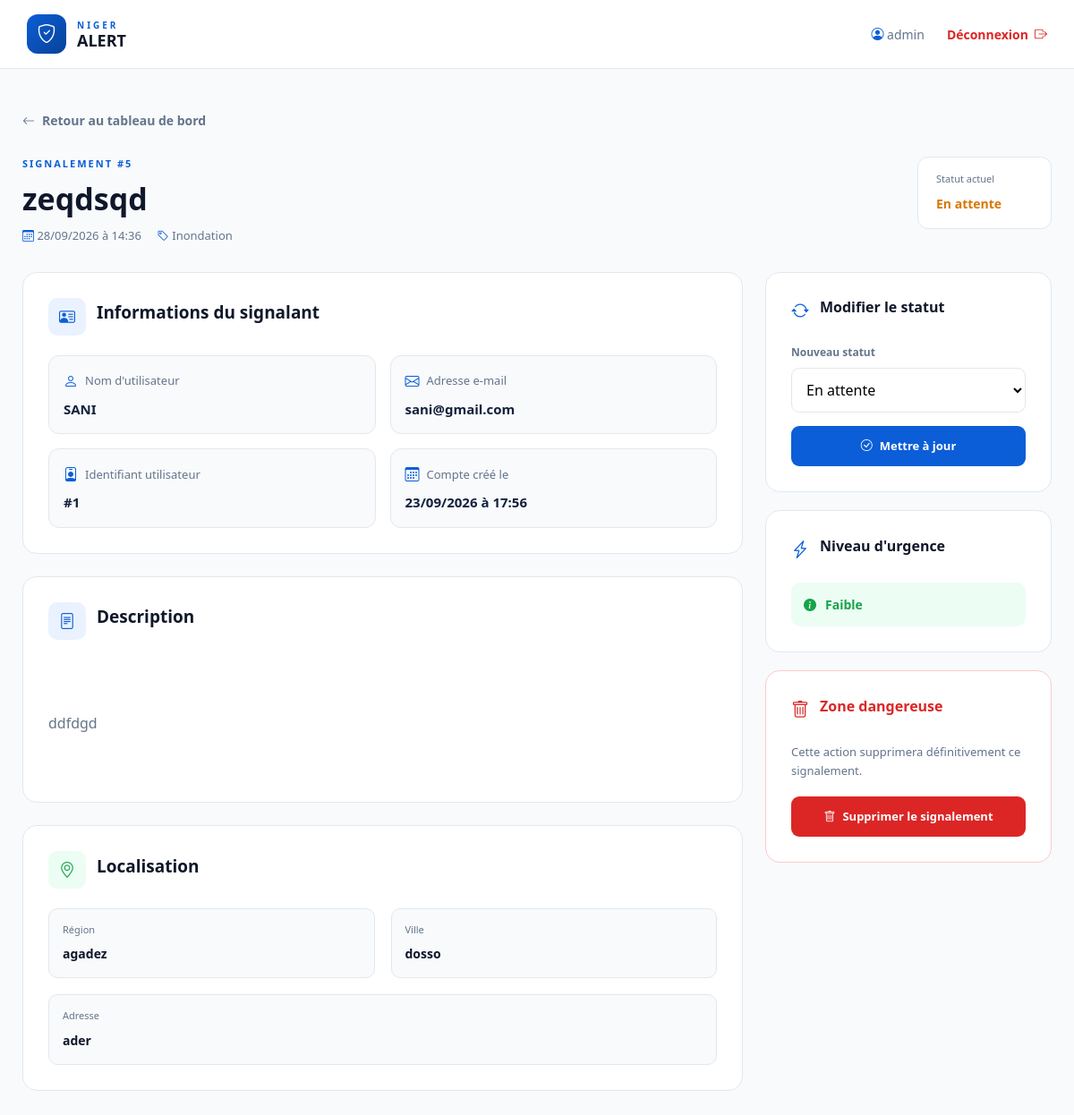
Screenshot of /admin/report/5 (signed in) with the database file from the repository.
### app.py (models this page shows, shortened)
class Admin(db.Model, UserMixin):
    id = db.Column(
        db.Integer,
        primary_key=True
    )
    username = db.Column(
        db.String(100),
        unique=True,
        nullable=False
    )
    password = db.Column(
        db.String(255),
        nullable=False
    )
    role = db.Column(
        db.String(30),
        default="admin",
        nullable=False
    )
    is_active = db.Column(
        db.Boolean,
        default=True,
        nullable=False
    )

class Report(db.Model):
    id = db.Column(
        db.Integer,
        primary_key=True
    )
    user_id = db.Column(
        db.Integer,
        db.ForeignKey("user.id"),
        nullable=True
    )
    user = db.relationship(
        "User",
        backref=db.backref(
            "reports",
            lazy=True
        )
    )
    incident_type = db.Column(
        db.String(100),
        nullable=False
    )
    title = db.Column(
        db.String(200),
        nullable=False
    )
    description = db.Column(
        db.Text,
        nullable=False
    )
    region = db.Column(
        db.String(100),
        nullable=False
    )
    city = db.Column(
        db.String(100),
        nullable=False
    )
    address = db.Column(
        db.String(200)
    )
    urgency = db.Column(
        db.String(50),
        nullable=False
    )
    latitude = db.Column(
        db.String(50)
    )
    longitude = db.Column(
        db.String(50)
    )
    image = db.Column(
        db.String(200)
    )
    status = db.Column(
        db.String(50),
        default="en attente",
        nullable=False
    )
    created_at = db.Column(
        db.DateTime,
        default=datetime.utcnow,
        nullable=False
    )

class User(db.Model, UserMixin):
    id = db.Column(
        db.Integer,
        primary_key=True
    )
    username = db.Column(
        db.String(100),
        unique=True,
        nullable=False
    )
    email = db.Column(
        db.String(150),
        unique=True,
        nullable=False
    )
    password = db.Column(
        db.String(255),
        nullable=False
    )
    is_active = db.Column(
        db.Boolean,
        default=True,
        nullable=False
    )
    created_at = db.Column(
        db.DateTime,
        default=datetime.utcnow,
        nullable=False
    )

### app.py (the view)
@app.route(
    "/admin/report/<int:report_id>"
)
@admin_required
def admin_report_detail(report_id):
    report = db.get_or_404(
        Report,
        report_id
    )
    return render_template(
        "admin_report_detail.html",
        report=report
    )

### app.py (called while the page is built, shortened)
@login_manager.user_loader
def load_user(user_id):
    try:
        user_type, numeric_id = user_id.split(
            ":",
            1
        )
        numeric_id = int(numeric_id)
    except (
        AttributeError,
        ValueError
    ):
        return None
    if user_type == "admin":
        return db.session.get(
            Admin,
            numeric_id
        )

@app.before_request
def check_report_logout():
    logout_at = session.get(
        "logout_at"
    )
    if not logout_at:
        return

def admin_required(function):
    @wraps(function)
    @login_required
    def decorated_function(*args, **kwargs):
        return function(
            *args,
            **kwargs
        )
    return decorated_function

### templates/admin_report_detail.html (shortened to what this page needs)
<!DOCTYPE html>
<html lang="fr">
<head>
    <link href="https://cdn.jsdelivr.net/npm/bootstrap@5.3.3/dist/css/bootstrap.min.css" rel="stylesheet">
    <link rel="stylesheet" href="https://cdn.jsdelivr.net/npm/bootstrap-icons@1.11.3/font/bootstrap-icons.min.css">
    <link rel="stylesheet" href="{{ url_for('static', filename='css/admin_report_detail.css') }}">
</head>
<body>
    <nav class="admin-navbar">
        <div class="navbar-container">
            <a href="{{ url_for('admin_dashboard') }}" class="brand">
                <div class="brand-icon">
                    <i class="bi bi-shield-check"></i>
                </div>
                <div class="brand-text">
                    <span>NIGER</span>
                    <strong>ALERT</strong>
                </div>
            </a>
            <div class="navbar-actions">
                <span class="admin-name">
                    <i class="bi bi-person-circle"></i>
                    {{ current_user.username }}
                </span>
                <a href="{{ url_for('admin_logout') }}" class="logout-link">
                    Déconnexion
                    <i class="bi bi-box-arrow-right"></i>
                </a>
            </div>
        </div>
    </nav>
    <main class="detail-main">
        <div class="detail-container">
            <a href="{{ url_for('admin_dashboard') }}" class="back-button">
                <i class="bi bi-arrow-left"></i>
                Retour au tableau de bord
            </a>
            <section class="detail-header">
                <div class="detail-title">
                    <span class="report-number">
                        SIGNALEMENT #{{ report.id }}
                    </span>
                    <h1>
                        {{ report.title }}
                    </h1>
                    <div class="detail-meta">
                        <span>
                            <i class="bi bi-calendar3"></i>
                            {{ report.created_at.strftime('%d/%m/%Y à %H:%M') }}
                        </span>
                        <span>
                            <i class="bi bi-tag"></i>
                            {{ report.incident_type|capitalize }}
                        </span>
                    </div>
                </div>
                <div class="current-status">
                    <span>
                        Statut actuel
                    </span>
                    <strong class="
                    status-{{ report.status|replace(' ', '-') }}
                ">
                        {{ report.status|capitalize }}
                    </strong>
                </div>
            </section>
            <div class="detail-grid">
                <div class="detail-content">
                    <section class="detail-card">
                        <div class="card-title">
                            <div class="card-icon">
                                <i class="bi bi-person-vcard"></i>
                            </div>
                            <h2>
                                Informations du signalant
                            </h2>
                        </div>
                        {% if report.user %}
                        <div class="user-info-grid">
                            <div class="user-info-item">
                                <span>
                                    <i class="bi bi-person"></i>
                                    Nom d'utilisateur
                                </span>
                                <strong>
                                    {{ report.user.username }}
                                </strong>
                            </div>
                            <div class="user-info-item">
                                <span>
                                    <i class="bi bi-envelope"></i>
                                    Adresse e-mail
                                </span>
                                <strong>
                                    {{ report.user.email }}
                                </strong>
                            </div>
                            <div class="user-info-item">
                                <span>
                                    <i class="bi bi-person-badge"></i>
                                    Identifiant utilisateur
                                </span>
                                <strong>
                                    #{{ report.user.id }}
                                </strong>
                            </div>
                            <div class="user-info-item">
                                <span>
                                    <i class="bi bi-calendar3"></i>
                                    Compte créé le
                                </span>
                                <strong>
                                    {{ report.user.created_at.strftime('%d/%m/%Y à %H:%M') }}
                                </strong>
                            </div>
                        </div>
                        {% else %}
                        <div class="alert alert-secondary mb-0">
                            <i class="bi bi-info-circle"></i>
                            Les informations du signalant ne sont pas disponibles
                            pour ce signalement.
                        </div>
                        {% endif %}
                    </section>
                    <section class="detail-card">
                        <div class="card-title">
                            <div class="card-icon">
                                <i class="bi bi-file-text"></i>
                            </div>
                            <h2>
                                Description
                            </h2>
                        </div>
                        <p class="report-description">
                            {{ report.description }}
                        </p>
                    </section>
                    <section class="detail-card">
                        <div class="card-title">
                            <div class="card-icon location-card-icon">
                                <i class="bi bi-geo-alt"></i>
                            </div>
                            <h2>
                                Localisation
                            </h2>
                        </div>
                        <div class="location-grid">
                            <div class="location-item">
                                <span>Région</span>
                                <strong>
                                    {{ report.region }}
                                </strong>
                            </div>
                            <div class="location-item">
                                <span>Ville</span>
                                <strong>
                                    {{ report.city }}
                                </strong>
                            </div>
                            {% if report.address %}
                            <div class="location-item full-width">
                                <span>Adresse</span>
                                <strong>
                                    {{ report.address }}
                                </strong>
                            </div>
                            {% endif %}
                        </div>
                    </section>
                </div>
                <aside class="management-panel">
                    <section class="management-card">
                        <div class="management-title">
                            <i class="bi bi-arrow-repeat"></i>
                            <h3>
                                Modifier le statut
                            </h3>
                        </div>
                        <form method="POST" action="{{ url_for('update_report_status', report_id=report.id) }}">
                            <label>
                                Nouveau statut
                            </label>
                            <select name="status">
                                <option value="en attente" {% if report.status=="en attente" %} selected {% endif %}>
                                    En attente
                                </option>
                            </select>
                            <button type="submit" class="update-button">
                                <i class="bi bi-check-circle"></i>
                                Mettre à jour
                            </button>
                        </form>
                    </section>
                    <section class="management-card">
                        <div class="management-title">
                            <i class="bi bi-lightning-charge"></i>
                            <h3>
                                Niveau d'urgence
                            </h3>
                        </div>
                        <div class="urgency-display
                        urgency-{{ report.urgency }}">
                            {% if report.urgency == "elevee" %}
                            <i class="bi bi-exclamation-triangle-fill"></i>
                            {% elif report.urgency == "moyenne" %}
                            <i class="bi bi-exclamation-circle-fill"></i>
                            {% else %}
                            <i class="bi bi-info-circle-fill"></i>
                            {% endif %}
                            {{ report.urgency|capitalize }}
                        </div>
                    </section>
                    <section class="management-card danger-card">
                        <div class="management-title danger-title">
                            <i class="bi bi-trash"></i>
                            <h3>
                                Zone dangereuse
                            </h3>
                        </div>
                        <p>
                            Cette action supprimera définitivement
                            ce signalement.
                        </p>
                        <form method="POST" action="{{ url_for('delete_report', report_id=report.id) }}"
                            onsubmit="return confirm('Voulez-vous vraiment supprimer ce signalement ?');">
                            <button type="submit" class="delete-button">
                                <i class="bi bi-trash"></i>
                                Supprimer le signalement
                            </button>
                        </form>
                    </section>
                </aside>
            </div>
        </div>
    </main>
</body>
</html>

### rows the page displays
Admin: username "admin"
Report: id "5", title "zeqdsqd", created_at "28/09/2026 à 14:36", incident_type "Inondation", status "En attente", description "ddfdgd", region "agadez", city "dosso", address "ader", urgency "Faible"
User: user.username "SANI", user.email "sani@gmail.com", user.id "1", user.created_at "23/09/2026 à 17:56"
